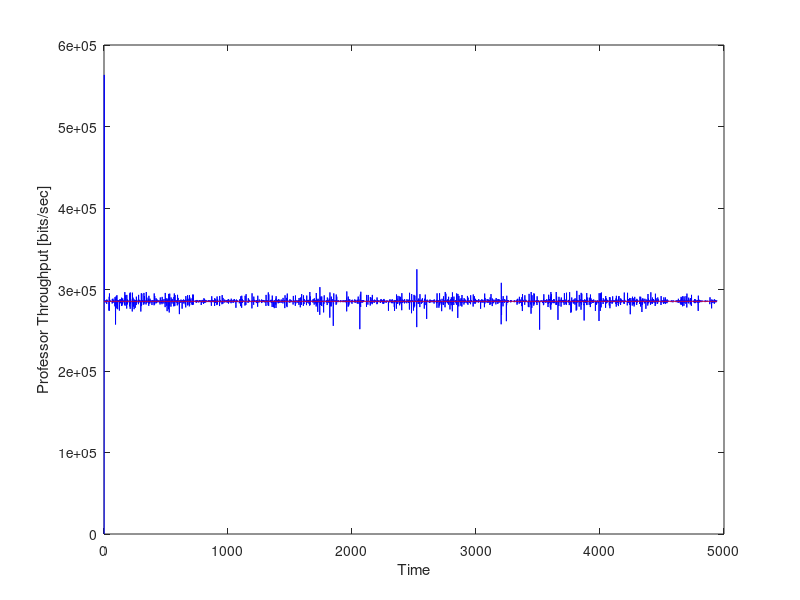

MATLAB code for this plot:
%Import csv of 1 long simulation (5000sec) to see a reasonable simulation 
%time wich is enough:
%Conclusion: With around 300sec is enough.
clear
%Import 1 vector simulation
M1 = csvread('vector.csv');
x1=M1(:,2);
plot(x1, 'b');

%Plot this user mean:
average=mean(x1);
x=ones(1,length(x1));
x=x.*average;
hold on
plot(x, 'r');

%Plot all users mean:


xlabel('Time');
ylabel('Professor Throughput [bits/sec]');